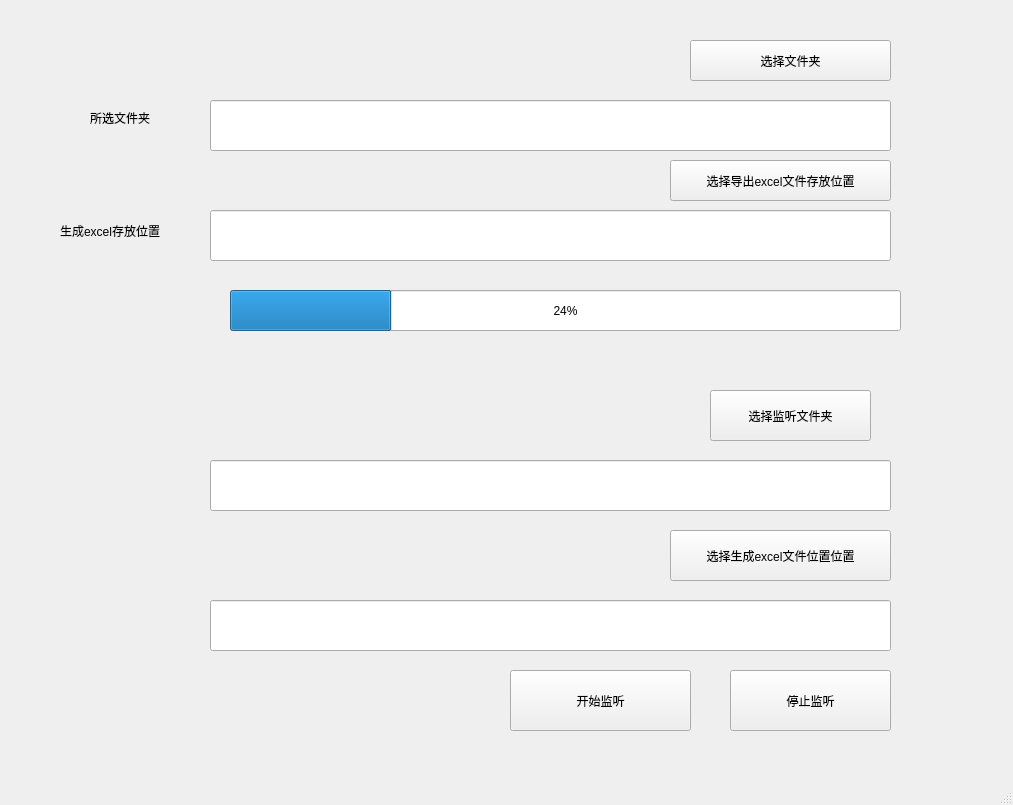
<?xml version="1.0" encoding="UTF-8"?>
<ui version="4.0">
 <class>MainWindow</class>
 <widget class="QMainWindow" name="MainWindow">
  <property name="geometry">
   <rect>
    <x>0</x>
    <y>0</y>
    <width>1013</width>
    <height>805</height>
   </rect>
  </property>
  <property name="cursor">
   <cursorShape>ArrowCursor</cursorShape>
  </property>
  <property name="windowTitle">
   <string>lgp文件分析器</string>
  </property>
  <widget class="QWidget" name="centralwidget">
   <widget class="QPushButton" name="pushButton">
    <property name="geometry">
     <rect>
      <x>690</x>
      <y>40</y>
      <width>201</width>
      <height>41</height>
     </rect>
    </property>
    <property name="text">
     <string>选择文件夹</string>
    </property>
   </widget>
   <widget class="QLineEdit" name="dir_name">
    <property name="geometry">
     <rect>
      <x>210</x>
      <y>100</y>
      <width>681</width>
      <height>51</height>
     </rect>
    </property>
   </widget>
   <widget class="QPushButton" name="pushButton_2">
    <property name="geometry">
     <rect>
      <x>670</x>
      <y>160</y>
      <width>221</width>
      <height>41</height>
     </rect>
    </property>
    <property name="text">
     <string>选择导出excel文件存放位置</string>
    </property>
   </widget>
   <widget class="QLabel" name="label">
    <property name="geometry">
     <rect>
      <x>90</x>
      <y>110</y>
      <width>81</width>
      <height>16</height>
     </rect>
    </property>
    <property name="text">
     <string>所选文件夹</string>
    </property>
   </widget>
   <widget class="QLineEdit" name="excel_dir">
    <property name="geometry">
     <rect>
      <x>210</x>
      <y>210</y>
      <width>681</width>
      <height>51</height>
     </rect>
    </property>
   </widget>
   <widget class="QLabel" name="label_2">
    <property name="geometry">
     <rect>
      <x>60</x>
      <y>220</y>
      <width>131</width>
      <height>21</height>
     </rect>
    </property>
    <property name="text">
     <string>生成excel存放位置</string>
    </property>
   </widget>
   <widget class="QLabel" name="label_3">
    <property name="geometry">
     <rect>
      <x>380</x>
      <y>270</y>
      <width>281</width>
      <height>21</height>
     </rect>
    </property>
    <property name="text">
     <string/>
    </property>
   </widget>
   <widget class="QProgressBar" name="progressBar">
    <property name="geometry">
     <rect>
      <x>230</x>
      <y>290</y>
      <width>671</width>
      <height>41</height>
     </rect>
    </property>
    <property name="value">
     <number>24</number>
    </property>
   </widget>
   <widget class="QPushButton" name="pushButton_3">
    <property name="geometry">
     <rect>
      <x>710</x>
      <y>390</y>
      <width>161</width>
      <height>51</height>
     </rect>
    </property>
    <property name="text">
     <string>选择监听文件夹</string>
    </property>
   </widget>
   <widget class="QLineEdit" name="lineEdit">
    <property name="geometry">
     <rect>
      <x>210</x>
      <y>460</y>
      <width>681</width>
      <height>51</height>
     </rect>
    </property>
   </widget>
   <widget class="QPushButton" name="pushButton_4">
    <property name="geometry">
     <rect>
      <x>670</x>
      <y>530</y>
      <width>221</width>
      <height>51</height>
     </rect>
    </property>
    <property name="text">
     <string>选择生成excel文件位置位置</string>
    </property>
   </widget>
   <widget class="QLineEdit" name="lineEdit_2">
    <property name="geometry">
     <rect>
      <x>210</x>
      <y>600</y>
      <width>681</width>
      <height>51</height>
     </rect>
    </property>
   </widget>
   <widget class="QPushButton" name="pushButton_5">
    <property name="geometry">
     <rect>
      <x>510</x>
      <y>670</y>
      <width>181</width>
      <height>61</height>
     </rect>
    </property>
    <property name="text">
     <string>开始监听</string>
    </property>
   </widget>
   <widget class="QPushButton" name="pushButton_6">
    <property name="geometry">
     <rect>
      <x>730</x>
      <y>670</y>
      <width>161</width>
      <height>61</height>
     </rect>
    </property>
    <property name="text">
     <string>停止监听</string>
    </property>
   </widget>
  </widget>
  <widget class="QMenuBar" name="menubar">
   <property name="geometry">
    <rect>
     <x>0</x>
     <y>0</y>
     <width>1013</width>
     <height>25</height>
    </rect>
   </property>
  </widget>
  <widget class="QStatusBar" name="statusbar"/>
 </widget>
 <resources/>
 <connections/>
</ui>
